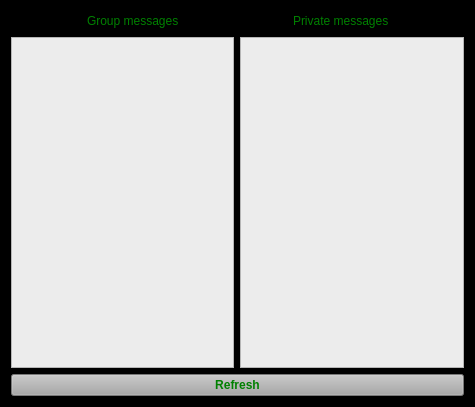
<?xml version="1.0" encoding="UTF-8"?>
<ui version="4.0">
 <class>see_messages</class>
 <widget class="QWidget" name="see_messages">
  <property name="geometry">
   <rect>
    <x>0</x>
    <y>0</y>
    <width>475</width>
    <height>407</height>
   </rect>
  </property>
  <property name="windowTitle">
   <string>Form</string>
  </property>
  <property name="styleSheet">
   <string notr="true">QWidget {background-color: rgb(0, 0, 0); color: green}
QPushButton {background-color: rgb(168, 168, 168);}
QTextBrowser {background-color: rgb(236, 236, 236);}</string>
  </property>
  <layout class="QVBoxLayout" name="verticalLayout">
   <item>
    <layout class="QHBoxLayout" name="horizontalLayout_3"/>
   </item>
   <item>
    <layout class="QHBoxLayout" name="horizontalLayout">
     <item>
      <spacer name="horizontalSpacer_3">
       <property name="orientation">
        <enum>Qt::Horizontal</enum>
       </property>
       <property name="sizeHint" stdset="0">
        <size>
         <width>40</width>
         <height>20</height>
        </size>
       </property>
      </spacer>
     </item>
     <item>
      <widget class="QLabel" name="group_mes_label">
       <property name="font">
        <font>
         <family>System</family>
        </font>
       </property>
       <property name="text">
        <string>Group messages</string>
       </property>
      </widget>
     </item>
     <item>
      <spacer name="horizontalSpacer">
       <property name="orientation">
        <enum>Qt::Horizontal</enum>
       </property>
       <property name="sizeHint" stdset="0">
        <size>
         <width>108</width>
         <height>20</height>
        </size>
       </property>
      </spacer>
     </item>
     <item>
      <widget class="QLabel" name="private_mes_label">
       <property name="font">
        <font>
         <family>System</family>
        </font>
       </property>
       <property name="text">
        <string>Private messages</string>
       </property>
      </widget>
     </item>
     <item>
      <spacer name="horizontalSpacer_2">
       <property name="orientation">
        <enum>Qt::Horizontal</enum>
       </property>
       <property name="sizeHint" stdset="0">
        <size>
         <width>40</width>
         <height>20</height>
        </size>
       </property>
      </spacer>
     </item>
    </layout>
   </item>
   <item>
    <layout class="QHBoxLayout" name="horizontalLayout_2">
     <item>
      <widget class="QTextBrowser" name="moder_group_mes_textBrowser">
       <property name="font">
        <font>
         <family>Bahnschrift</family>
         <pointsize>12</pointsize>
        </font>
       </property>
      </widget>
     </item>
     <item>
      <widget class="QTextBrowser" name="moder_private_mes_textBrowser">
       <property name="font">
        <font>
         <family>Bahnschrift</family>
         <pointsize>12</pointsize>
        </font>
       </property>
      </widget>
     </item>
    </layout>
   </item>
   <item>
    <widget class="QPushButton" name="pushButton">
     <property name="font">
      <font>
       <family>System</family>
       <bold>true</bold>
      </font>
     </property>
     <property name="text">
      <string>Refresh</string>
     </property>
    </widget>
   </item>
  </layout>
 </widget>
 <resources/>
 <connections/>
</ui>
